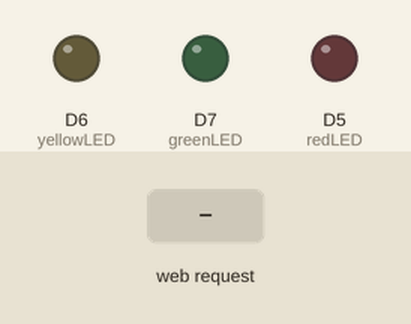
Recording of a sketch running on a simulated ESP8266 (Wemos D1 mini). Parts: output pins drawn as LEDs (lit = HIGH). The inputs (shaded band) are chosen by the test bench. WiFi joins after 1.5 s; servers stay silent unless stated; what the sketch prints to the serial monitor is not drawn.

Above: at 2.7 s.
2.8 s: HTTP request GET /loop received
At 4.8 s:
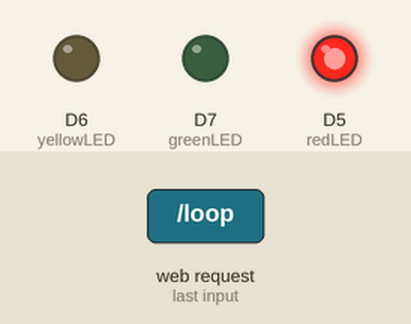
5.5 s: HTTP request GET /led=OFF received
At 5.9 s:
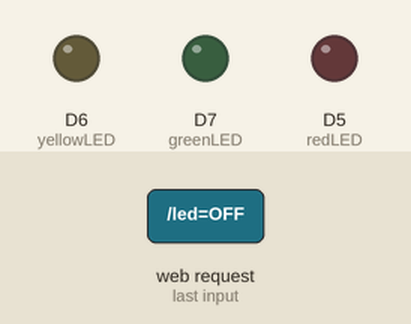
7.0 s: HTTP request GET /ledGREEN=ON received
At 8.3 s:
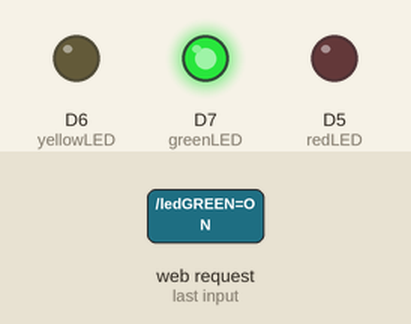
Timing chart, 0 to 10.0 s (numbered marks = the images above; inputs shaded):
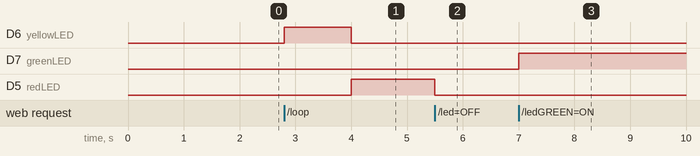

Measured:
- after the input at 2.8 s, D6 (yellowLED): LOW → HIGH at once, → LOW 1.2 s later; D5 (redLED): LOW → HIGH after 1.2 s
- after the input at 5.5 s, D7 (greenLED): stays LOW (without the input it goes to HIGH after 0.50 s); D5 (redLED): HIGH → LOW after 0.00 s instead of 0.50 s
- after the input at 7.0 s, D7 (greenLED): LOW → HIGH at once

The sketch:

arduino_stoplight.ino
```cpp
#include <ESP8266WiFi.h>

const char* wifiSSID = "Brian's Pixel"; // In order for this to work, you MUST specify the SSID for your wifi
const char* wifiPSK = "00000007"; // And the preshared key (wifi password)

int mytime = 0;
int redLED = D5;
int yellowLED = D6;
int greenLED = D7;
bool isLOOP = false;
bool firstLoop = true;

WiFiServer server(80); // This sets which port our server will listen on

//WiFiClient client = server.available(); // Create a new client object for available connections

void setup() {
  // put your setup code here, to run once:
  Serial.begin(9600);
  // int myTime = 0;
  pinMode(redLED, OUTPUT);
  pinMode(yellowLED, OUTPUT);
  pinMode(greenLED, OUTPUT);
  digitalWrite(greenLED, LOW);
  digitalWrite(yellowLED, LOW);
  digitalWrite(redLED, LOW);

  // ** Connect to WiFi network - Adapted from http://www.esp8266learning.com/wemos-webserver-example.php

  Serial.print("Connecting to "); // Display debugging connection info

  Serial.println(wifiSSID); // Print the configured SSID to the Serial Monitor

  WiFi.begin(wifiSSID, wifiPSK); // Use the provided SSID and PSK to connect

  while (WiFi.status() != WL_CONNECTED) { // If not connected to wifi

  delay(500); // Pause

  Serial.print("."); // Print a dot each loop while trying to connect

  }

  Serial.println("");

  Serial.println("WiFi connected"); // Print "connected" message to the Serial Monitor

  server.begin(); // Start the web server

  Serial.println("Server started");

  Serial.print("Use this URL : "); // Print the connected IP address to the Serial Monitor

  Serial.print("http://");

  Serial.print(WiFi.localIP());

  Serial.println("/");

  // ** End Adapted Code - This is the end of the code that was adapted from www.esplearning.com
}

void loop() {
  // put your main code here, to run repeatedly:
  WiFiClient client = server.available(); // Create a new client object for available connections

  int myTime = millis();
  //if(firstLoop){
  //  myTime = 0;
  //}
  if((myTime / 2000) % 3 == 0 && isLOOP){
    // Serial.println("0");
    digitalWrite(greenLED, HIGH);
    digitalWrite(yellowLED, LOW);
    digitalWrite(redLED, LOW);
    firstLoop = false;
  }
  if((myTime / 2000) % 3 == 1 && isLOOP){
    // Serial.println("1");
    digitalWrite(greenLED, LOW);
    digitalWrite(redLED, LOW);
    digitalWrite(yellowLED, HIGH);
    firstLoop = false;
  }
  if((myTime / 2000) % 3 == 2 && isLOOP){
    // Serial.println("2");
    digitalWrite(yellowLED, LOW);
    digitalWrite(redLED, HIGH);
    digitalWrite(greenLED, LOW);
    firstLoop = false;
  }

  if (client) { // If a client is connected, wait until it sends some data
    //while (!client.available()) { // If the client hasn't sent info, wait for it
    //  delay(10);
    //}

    String request = client.readStringUntil('\r'); // read the first line of the request
    Serial.println(request); // Echo the request to the Serial Monitor for debug

    client.flush(); // Wait until the buffers are clear

    if (request.indexOf("/loop") != -1) { // If the request is for the page "/led=on"
      isLOOP = true;
      firstLoop = true;
    }

    if (request.indexOf("/led=OFF") != -1) { // If the request is for the page "/led=off"
      isLOOP = false;
      digitalWrite(yellowLED, LOW);
      digitalWrite(redLED, LOW);
      digitalWrite(greenLED, LOW);
    }
    if (request.indexOf("/ledGREEN=ON") != -1) { // If the request is for the page "/led=off"
      isLOOP = false;
      digitalWrite(yellowLED, LOW);
      digitalWrite(redLED, LOW);
      digitalWrite(greenLED, HIGH);
    }
    if (request.indexOf("/ledYELLOW=ON") != -1) { // If the request is for the page "/led=off"
      isLOOP = false;
      digitalWrite(yellowLED, HIGH);
      digitalWrite(redLED, LOW);
      digitalWrite(greenLED, LOW);
    }
    if (request.indexOf("/ledRED=ON") != -1) { // If the request is for the page "/led=off"
      isLOOP = false;
      digitalWrite(yellowLED, LOW);
      digitalWrite(redLED, HIGH);
      digitalWrite(greenLED, LOW);
    }
    // ** End Adapted Code - This is the end of the code that was adapted from www.esplearning.com

    // Return the response

    client.println("HTTP/1.1 200 OK");
    client.println("Content-Type: text/html");
    client.println("");
    client.println("<!DOCTYPE HTML>");
    client.println("<html>");
    client.println("<head></head>");
    client.println("<body>");
    client.println("<h1>Stoplight Controller</h1>");
    client.println("<br>");
    client.println("<a href=\ledGREEN=ON><button>Green</button></a><br>");
    client.println("<a href=\ledYELLOW=ON><button>Yellow</button></a><br>");
    client.println("<a href=\ledRED=ON><button>Red</button></a><br>");
    client.println("<a href=\led=OFF><button>OFF</button></a><br>");
    client.println("<a href=\loop><button>Loop</button></a>");
    client.println("</body>");
    client.println("</html>");
  }

  //delay(100); // This introduces a little pause in each cycle. Probably helps save some power.

}
```
